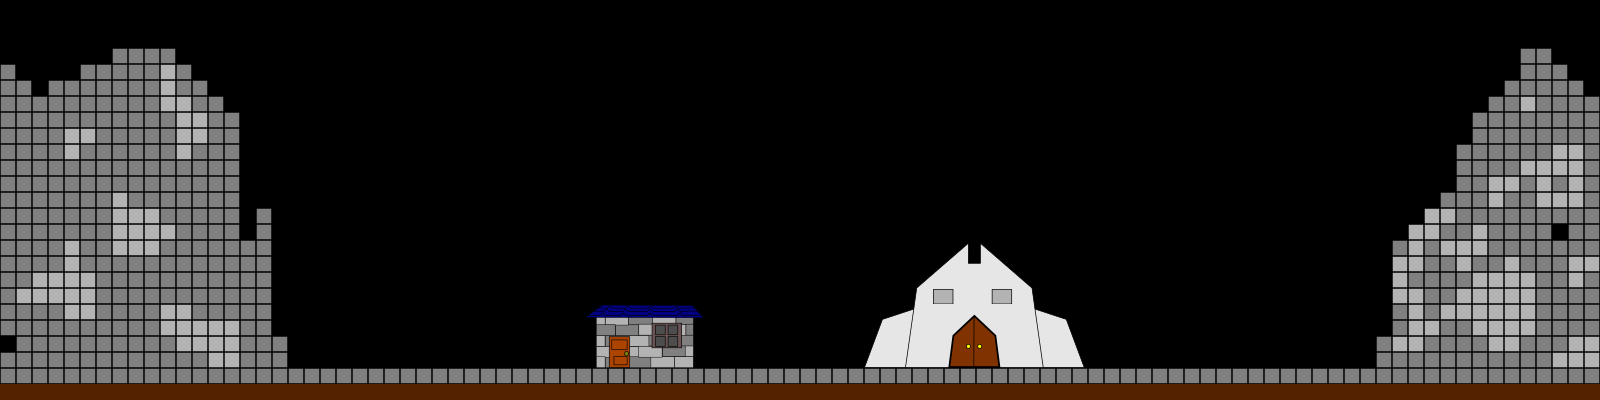

A 2D game scene composited from a Tiled map and its tileset images. What follows is a short description and the map's XML, with each tile layer's data collapsed to a summary:
An orthogonal 100x25 tile map with 16x16 px tiles, 3 tile layers (background, walls, coins).

<map version="1.0" orientation="orthogonal" width="100" height="25" tilewidth="16" tileheight="16">
 <tileset firstgid="1" name="tileSet-hd" tilewidth="16" tileheight="16">
  <image source="tileSet.png" trans="fe80fe" width="256" height="256" />
  <tile id="0">
   <properties>
    <property name="hola" value="prueba" />
   </properties>
  </tile>
  <tile id="2">
   <properties>
    <property name="agua" value="" />
   </properties>
  </tile>
  <tile id="4">
   <properties>
    <property name="medicinas" value="" />
   </properties>
  </tile>
  <tile id="9">
   <properties>
    <property name="agua" value="" />
   </properties>
  </tile>
  <tile id="11">
   <properties>
    <property name="medicina" value="" />
   </properties>
  </tile>
 </tileset>
 <layer name="background" width="100" height="25">
  <data>[2500 cells, 107 non-empty, 107 distinct tile ids]</data>
 </layer>
 <layer name="walls" width="100" height="25">
  <data>[2500 cells, 703 non-empty, 11 distinct tile ids]</data>
 </layer>
 <layer name="coins" width="100" height="25">
  <data>[2500 cells, 0 non-empty, 0 distinct tile ids]</data>
 </layer>
</map>
